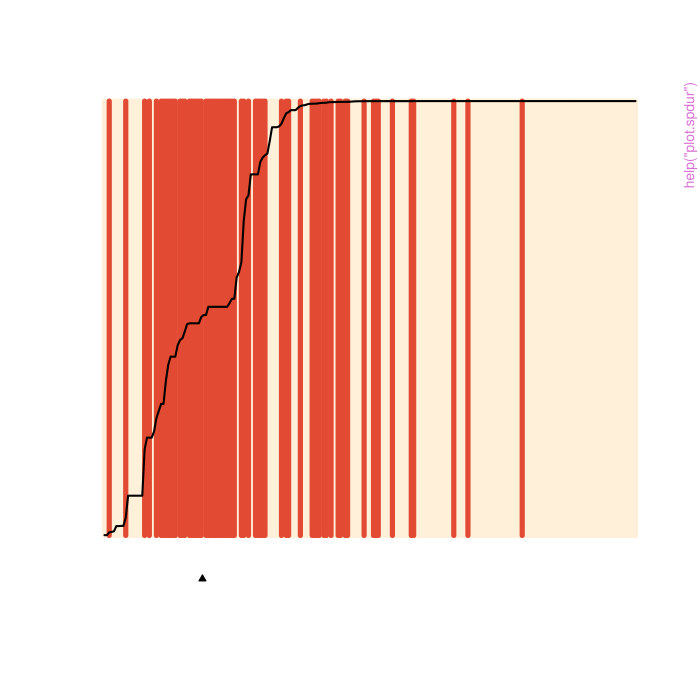

Recreate this plot in R.
pkgname <- "spduration"
source(file.path(R.home("share"), "R", "examples-header.R"))
options(warn = 1)
library('spduration')

base::assign(".oldSearch", base::search(), pos = 'CheckExEnv')
cleanEx()
nameEx("AIC.spdur")
### * AIC.spdur

flush(stderr()); flush(stdout())

### Name: AIC.spdur
### Title: AIC method for spdur
### Aliases: AIC.spdur

### ** Examples

data(model.coups)
AIC(model.coups)



cleanEx()
nameEx("BIC.spdur")
### * BIC.spdur

flush(stderr()); flush(stdout())

### Name: BIC.spdur
### Title: BIC method for spdur
### Aliases: BIC.spdur

### ** Examples

data(model.coups)
BIC(model.coups)



cleanEx()
nameEx("buildDuration")
### * buildDuration

flush(stderr()); flush(stdout())

### Name: buildDuration
### Title: Build duration version of panel data
### Aliases: buildDuration

### ** Examples

# Yearly data
data <- data.frame(y=c(0,0,0,1,0),
                   unitID=c(1,1,1,1,1),
                   tID=c(2000, 2001, 2002, 2003, 2004))
dur.data <- buildDuration(data, "y", "unitID", "tID", freq="year")
dur.data



cleanEx()
nameEx("coups")
### * coups

flush(stderr()); flush(stdout())

### Name: coups
### Title: Global coups, 1979 to 2010
### Aliases: coups

### ** Examples

data(coups)
table(coups$succ.coup)



cleanEx()
nameEx("forecast.spdur")
### * forecast.spdur

flush(stderr()); flush(stdout())

### Name: forecast.spdur
### Title: Plot spdur object predictions
### Aliases: forecast.spdur

### ** Examples

data(coups)
data(model.coups)

coups.dur <- buildDuration(coups, "succ.coup", "gwcode", "year", freq="year")
pred.data <- coups.dur[coups.dur$year==max(coups.dur$year), ]
pred.data <- pred.data[complete.cases(pred.data), ]
fcast <- forecast(model.coups, pred.data=pred.data)



cleanEx()
nameEx("logLik.spdur")
### * logLik.spdur

flush(stderr()); flush(stdout())

### Name: logLik.spdur
### Title: Log-Likelihood of an spdur Object
### Aliases: logLik.spdur

### ** Examples

data(model.coups)
logLik(model.coups)



cleanEx()
nameEx("model.coups")
### * model.coups

flush(stderr()); flush(stdout())

### Name: model.coups
### Title: Model of global coups from 1979 to 2010
### Aliases: model.coups

### ** Examples

data(model.coups)
str(model.coups)



cleanEx()
nameEx("panelLag")
### * panelLag

flush(stderr()); flush(stdout())

### Name: panelLag
### Title: Lag panel data
### Aliases: panelLag

### ** Examples

data(coups)
# No need to order before using panelLag, just do it here so we can compare results below.
coups <- coups[order(coups$gwcode, coups$year), ]
test <- panelLag("polity2", "gwcode", "year", data=coups)

# Compare output
head(coups$polity2)
head(test)



cleanEx()
nameEx("plot.spdur")
### * plot.spdur

flush(stderr()); flush(stdout())

### Name: plot.spdur
### Title: Plot split-duration model fit.
### Aliases: plot.spdur

### ** Examples

# get model estimates
data(model.coups)

# plot
p <- plot(model.coups)



cleanEx()
nameEx("predict.spdur")
### * predict.spdur

flush(stderr()); flush(stdout())

### Name: predict.spdur
### Title: Predict fitted values for a split-population duration model
### Aliases: predict.spdur

### ** Examples

# get model estimates
data(model.coups)
atrisk <- predict(model.coups)



cleanEx()
nameEx("print.summary.spdur")
### * print.summary.spdur

flush(stderr()); flush(stdout())

### Name: print.summary.spdur
### Title: Print a split-population duration model results summary
### Aliases: print.summary.spdur

### ** Examples

data(model.coups)
s <- summary(model.coups)
class(s)
print(s)



cleanEx()
nameEx("spdur")
### * spdur

flush(stderr()); flush(stdout())

### Name: spdur
### Title: Split-population duration (cure) regression
### Aliases: spdur

### ** Examples

## Not run: 
##D # Prepare data
##D data(coups)
##D dur.coups <- buildDuration(coups, "succ.coup", unitID="gwcode", tID="year",
##D                            freq="year")
##D 
##D # Estimate model
##D model.coups <- spdur(duration ~ polity2, atrisk ~ polity2, data=dur.coups)
## End(Not run)



cleanEx()
nameEx("spdurCrisp")
### * spdurCrisp

flush(stderr()); flush(stdout())

### Name: spdurCrisp
### Title: Split-Pop Duration Model Wrapper for CRISP/ICEWS
### Aliases: spdurCrisp

### ** Examples

## Not run: 
##D # Prepare data
##D data(coups)
##D dur.coups <- buildDuration(coups, "succ.coup", unitID="gwcode", tID="year",
##D                            freq="year")
##D 
##D # Estimate model
##D model3 <- spdurCrisp(
##D   duration ~ polity2,
##D   atrisk ~ polity2,
##D   train=dur.coups, test=dur.coups[1,],
##D   pred=dur.coups[1,])
## End(Not run)



cleanEx()
nameEx("spduration-package")
### * spduration-package

flush(stderr()); flush(stdout())

### Name: spduration-package
### Title: Split-Population Duration (Cure) Regression Models
### Aliases: spduration-package spduration

### ** Examples

library(spduration)
demo(coups)



cleanEx()
nameEx("summary.spdur")
### * summary.spdur

flush(stderr()); flush(stdout())

### Name: summary.spdur
### Title: Summarize split-population duration results
### Aliases: summary.spdur

### ** Examples

data(model.coups)
s <- summary(model.coups)
class(s)
print(s)



### * <FOOTER>
###
options(digits = 7L)
base::cat("Time elapsed: ", proc.time() - base::get("ptime", pos = 'CheckExEnv'),"\n")
grDevices::dev.off()
###
### Local variables: ***
### mode: outline-minor ***
### outline-regexp: "\\(> \\)?### [*]+" ***
### End: ***
quit('no')
